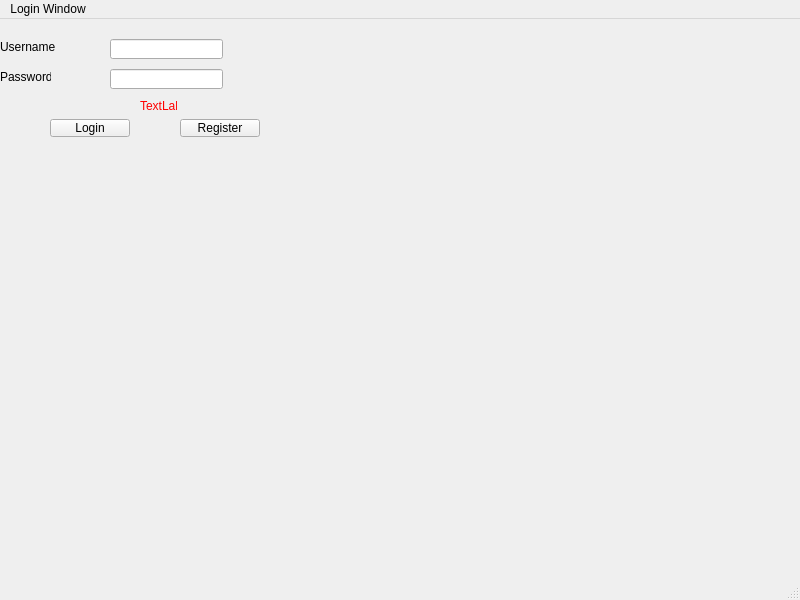
<?xml version="1.0" encoding="UTF-8"?>
<ui version="4.0">
 <class>LoginWindow</class>
 <widget class="QMainWindow" name="LoginWindow">
  <property name="geometry">
   <rect>
    <x>0</x>
    <y>0</y>
    <width>800</width>
    <height>600</height>
   </rect>
  </property>
  <property name="windowTitle">
   <string>LoginWindow</string>
  </property>
  <widget class="QWidget" name="centralwidget">
   <widget class="QLineEdit" name="lineEdit_username">
    <property name="geometry">
     <rect>
      <x>110</x>
      <y>20</y>
      <width>113</width>
      <height>20</height>
     </rect>
    </property>
   </widget>
   <widget class="QLabel" name="label_username">
    <property name="geometry">
     <rect>
      <x>0</x>
      <y>20</y>
      <width>61</width>
      <height>16</height>
     </rect>
    </property>
    <property name="text">
     <string>Username</string>
    </property>
   </widget>
   <widget class="QLabel" name="label_password">
    <property name="geometry">
     <rect>
      <x>0</x>
      <y>50</y>
      <width>51</width>
      <height>16</height>
     </rect>
    </property>
    <property name="text">
     <string>Password</string>
    </property>
   </widget>
   <widget class="QPushButton" name="pushButton_login">
    <property name="geometry">
     <rect>
      <x>50</x>
      <y>100</y>
      <width>80</width>
      <height>18</height>
     </rect>
    </property>
    <property name="text">
     <string>Login</string>
    </property>
   </widget>
   <widget class="QPushButton" name="pushButton_register">
    <property name="geometry">
     <rect>
      <x>180</x>
      <y>100</y>
      <width>80</width>
      <height>18</height>
     </rect>
    </property>
    <property name="text">
     <string>Register</string>
    </property>
   </widget>
   <widget class="QLabel" name="label_message">
    <property name="geometry">
     <rect>
      <x>140</x>
      <y>80</y>
      <width>37</width>
      <height>12</height>
     </rect>
    </property>
    <property name="text">
     <string>&lt;html&gt;&lt;head/&gt;&lt;body&gt;&lt;p&gt;&lt;span style=&quot; color:#ff0000;&quot;&gt;TextLabel&lt;/span&gt;&lt;/p&gt;&lt;/body&gt;&lt;/html&gt;</string>
    </property>
   </widget>
   <widget class="QLineEdit" name="lineEdit_password">
    <property name="geometry">
     <rect>
      <x>110</x>
      <y>50</y>
      <width>113</width>
      <height>20</height>
     </rect>
    </property>
    <property name="echoMode">
     <enum>QLineEdit::Password</enum>
    </property>
   </widget>
  </widget>
  <widget class="QMenuBar" name="menubar">
   <property name="geometry">
    <rect>
     <x>0</x>
     <y>0</y>
     <width>800</width>
     <height>17</height>
    </rect>
   </property>
   <widget class="QMenu" name="menuLogin">
    <property name="title">
     <string>Login Window</string>
    </property>
   </widget>
   <addaction name="menuLogin"/>
  </widget>
  <widget class="QStatusBar" name="statusbar"/>
 </widget>
 <resources/>
 <connections/>
</ui>
